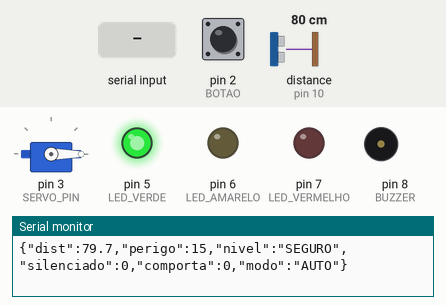
A sketch run on a simulated Arduino Uno, built with avr-gcc and run on an emulated ATmega328P. On the bench: servo, output pins drawn as LEDs (lit = HIGH), buzzer (waves = sounding), the last lines printed to the serial monitor. Wiring (inferred from the names in the program): ultrasonic range finder: trigger pin 9; echo pin 10. Inputs (shaded band) come from the test bench; at power-on: distance to the obstacle (sensor on pin 10) 80 cm, pin 2 (BOTAO) HIGH. The echo pulse lasts 58.3 µs per cm; pins used as bus, display or sensor lines are not drawn.

Above: at 1.5 s.
1.6 s: distance to the obstacle (sensor on pin 10) set to 9 cm
At 2.3 s:
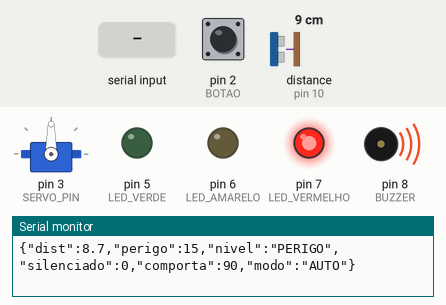
4.6 s: "COMPORTA:\n" received over Serial
At 7.1 s:
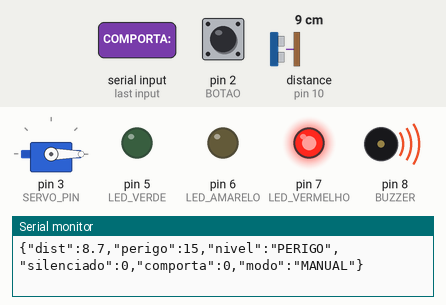
7.6 s: distance to the obstacle (sensor on pin 10) set to 18 cm
At 8.39 s:
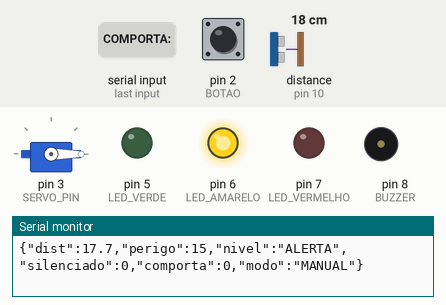
10.6 s: "COMPORTA:90\n" received over Serial
At 12.89 s:
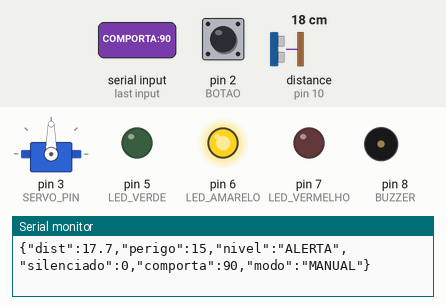
13.6 s: distance to the obstacle (sensor on pin 10) set to 35 cm
At 14.1 s:
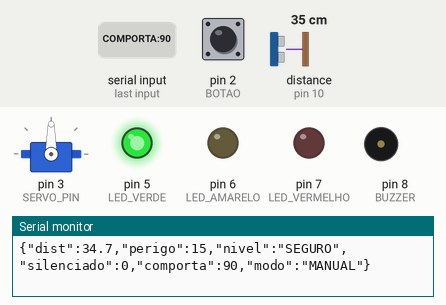
15.1 s: distance to the obstacle (sensor on pin 10) set to 2 cm
At 16.4 s:
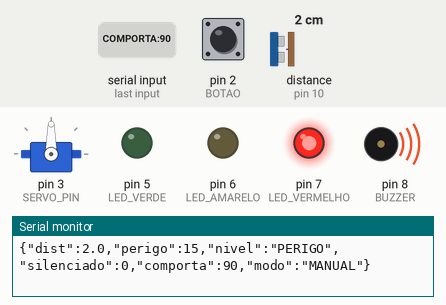
Timing chart, 0 to 17.6 s (numbered marks = the images above; inputs shaded):
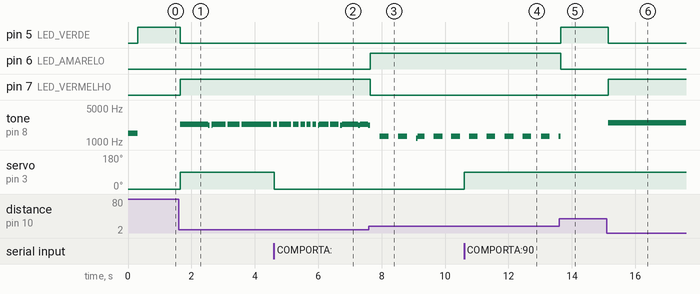

The sketch:

monitor_enchente.ino
```cpp
#include <Servo.h>

// PINOS
const int TRIG = 9, ECHO = 10;
const int LED_VERDE = 5, LED_AMARELO = 6, LED_VERMELHO = 7;
const int BUZZER = 8, BOTAO = 2, POT = A0, SERVO_PIN = 3;
const float DIST_MIN = 7.0;

Servo comporta;
float distancia = 400.0;
unsigned long tLeitura = 0, tBip = 0, tEnvio = 0, tBotao = 0;
bool bipLigado = false, silenciado = false, botaoAnterior = HIGH;
bool comportaManual = false;
int anguloManual = 0, posicaoServo = -1, freqAtual = 0;
String entrada = "";

void somLigar(int f) { if (f != freqAtual) { tone(BUZZER, f); freqAtual = f; } }
void somDesligar()   { if (freqAtual != 0) { noTone(BUZZER); freqAtual = 0; } }

void moverComporta(int a) {
  if (a != posicaoServo) { comporta.write(a); posicaoServo = a; }
}

float lerDistancia() {
  digitalWrite(TRIG, LOW);  delayMicroseconds(2);
  digitalWrite(TRIG, HIGH); delayMicroseconds(10);
  digitalWrite(TRIG, LOW);
  unsigned long dur = pulseIn(ECHO, HIGH, 30000);
  if (dur == 0) return 400.0;              // sem eco = longe
  return min(400.0, dur * 0.0343 / 2.0);
}

void processar(String c) {
  if (c == "SILENCIAR")        silenciado = true;
  else if (c == "ATIVAR_SOM")  silenciado = false;
  else if (c == "AUTO")        comportaManual = false;
  else if (c.startsWith("COMPORTA:")) {
    anguloManual = constrain(c.substring(9).toInt(), 0, 180);
    comportaManual = true;
  }
}

void lerComandos() {
  while (Serial.available()) {
    char ch = Serial.read();
    if (ch == '\n') { entrada.trim(); processar(entrada); entrada = ""; }
    else if (ch != '\r' && entrada.length() < 30) entrada += ch;
  }
}

void setup() {
  pinMode(LED_VERDE, OUTPUT); pinMode(LED_AMARELO, OUTPUT); pinMode(LED_VERMELHO, OUTPUT);
  pinMode(BUZZER, OUTPUT); pinMode(TRIG, OUTPUT); pinMode(ECHO, INPUT);
  pinMode(BOTAO, INPUT_PULLUP);
  comporta.attach(SERVO_PIN);
  moverComporta(0);
  Serial.begin(9600);
  tone(BUZZER, 1500); delay(300); noTone(BUZZER);   // bipe de teste
}

void loop() {
  unsigned long agora = millis();
  lerComandos();

  // Limites ajustados pelo potenciômetro (perigo: 30 a 200 cm)
  float distPerigo = 15;
  float distAlerta = 25;
  float distMax    = 25;

  // Botão físico: alterna silêncio
  bool botao = digitalRead(BOTAO);
  if (botao == LOW && botaoAnterior == HIGH && agora - tBotao > 200) {
    silenciado = !silenciado; tBotao = agora;
  }
  botaoAnterior = botao;

  // Leitura a cada 60 ms
  if (agora - tLeitura >= 60) { tLeitura = agora; distancia = lerDistancia(); }

  const char* nivel = "SEGURO";
  if (distancia <= distPerigo) nivel = "PERIGO";
  else if (distancia <= distAlerta) nivel = "ALERTA";

  digitalWrite(LED_VERDE,    nivel[0] == 'S');
  digitalWrite(LED_AMARELO,  nivel[0] == 'A');
  digitalWrite(LED_VERMELHO, nivel[0] == 'P');

  // Comporta: automática (fecha em PERIGO) ou comando remoto
  moverComporta(comportaManual ? anguloManual : (nivel[0] == 'P' ? 90 : 0));

  // Telemetria em JSON a cada 500 ms
  if (agora - tEnvio >= 500) {
    tEnvio = agora;
    Serial.print("{\"dist\":");        Serial.print(distancia, 1);
    Serial.print(",\"perigo\":");      Serial.print(distPerigo, 0);
    Serial.print(",\"nivel\":\"");     Serial.print(nivel);
    Serial.print("\",\"silenciado\":"); Serial.print(silenciado ? 1 : 0);
    Serial.print(",\"comporta\":");    Serial.print(posicaoServo);
    Serial.print(",\"modo\":\"");      Serial.print(comportaManual ? "MANUAL" : "AUTO");
    Serial.println("\"}");
  }

  // Som dinâmico
  if (distancia > distMax || silenciado) { somDesligar(); return; }

  float d = constrain(distancia, DIST_MIN, distMax);
  int freq = map((long)d, (long)distMax, (long)DIST_MIN, 500, 2500);
  freq = (freq / 100) * 100;
  int intervalo = map((long)d, (long)distMax, (long)DIST_MIN, 500, 0);

  if (intervalo < 40) somLigar(freq);
  else {
    if (agora - tBip >= (unsigned long)intervalo) { tBip = agora; bipLigado = !bipLigado; }
    if (bipLigado) somLigar(freq); else somDesligar();
  }
}
```

Measured:
- after the input at 1.6 s, pin 5 (LED_VERDE): HIGH → LOW at once; pin 7 (LED_VERMELHO): LOW → HIGH at once; tone on pin 8 (BUZZER): plays 2300 Hz for 0.88 s, 2200 Hz for 0.05 s, 2200 Hz for 0.01 s, 2300 Hz for 0.44 s, 2300 Hz for 0.38 s, 2300 Hz for 0.94 s … (7 notes in this stretch), starting at once; servo on pin 3 (SERVO_PIN): 0° → 90° at once
- after the input at 4.6 s, servo on pin 3 (SERVO_PIN): 90° → 0° at once
- after the input at 7.6 s, pin 6 (LED_AMARELO): LOW → HIGH after 0.05 s; pin 7 (LED_VERMELHO): HIGH → LOW after 0.05 s
- after the input at 10.6 s, servo on pin 3 (SERVO_PIN): 0° → 90° at once
- after the input at 13.6 s, pin 5 (LED_VERDE): LOW → HIGH after 0.05 s; pin 6 (LED_AMARELO): HIGH → LOW after 0.05 s
- after the input at 15.1 s, pin 5 (LED_VERDE): HIGH → LOW after 0.05 s; pin 7 (LED_VERMELHO): LOW → HIGH after 0.05 s; tone on pin 8 (BUZZER): silent → 2500 Hz after 0.05 s
